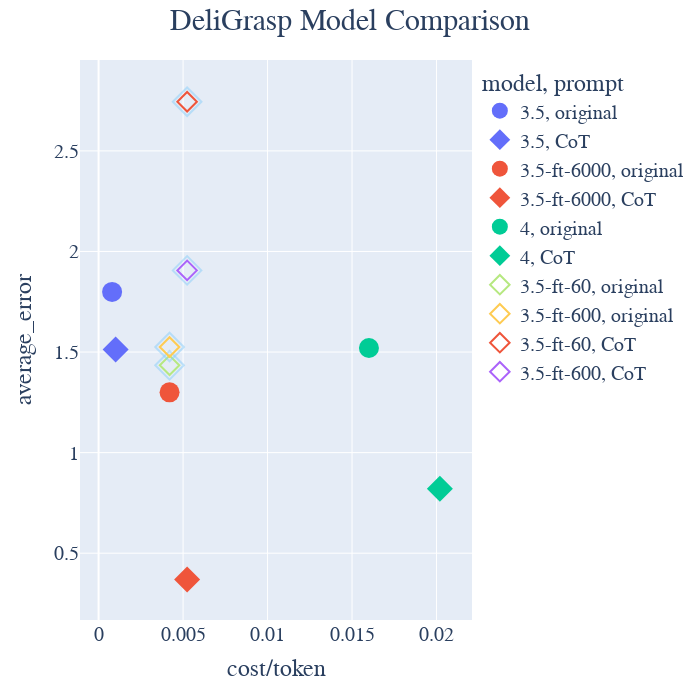

Source (notebook cell):
### Code cell
# scatter that last four points with no-fill and dashed-outline
import plotly.express as px
import plotly.graph_objects as go

# fig = px.scatter(results, x="cost/token", y="average_error", color="model", symbol="prompt", width=700, height=700)
fig = px.scatter(results[:6], x="cost/token", y="average_error", color="model", symbol="prompt", width=700, height=700)
fig.update_layout(title_text="DeliGrasp Model Comparison", title_x=0.5)
fig.update_traces(marker={'size': 20})
fig.update_layout(
    font_family="Arial",
    title_font_size=30,
    font_size=20
)
# scatter last 4 points now
for i in range(6,10):
    # make all lines the same color
    model_name = f'{results["model"].iloc[i]}, {results["prompt"].iloc[i]}'  # Get the model name
    fig.add_trace(go.Scatter(x=[results["cost/token"].iloc[i]], y=[results["average_error"].iloc[i]], mode='markers', marker=dict(color='rgba(135, 206, 250, 0.5)', size=22, symbol="diamond-open", line=dict(width=2, color='DarkSlateGrey')), showlegend=False))
    fig.add_trace(go.Scatter(x=[results["cost/token"].iloc[i]], y=[results["average_error"].iloc[i]], mode='markers', marker=dict(size=15, symbol="diamond-open", line=dict(width=2, color='DarkSlateGrey')), name=model_name))

# rename the legend for the last 4 points

    

fig.show()

### Figure 1 — Plotly figure (JSON) as saved in the notebook; plotly's stock layout.template omitted (floating-point values rounded to 4 significant figures)
{"data": [{"hovertemplate": "model=3.5<br>prompt=original<br>cost/token=%{x}<br>average_error=%{y}<extra></extra>", "legendgroup": "3.5, original", "marker": {"color": "#636efa", "size": 20, "symbol": "circle"}, "mode": "markers", "name": "3.5, original", "orientation": "v", "showlegend": true, "type": "scatter", "x": [0.0008], "xaxis": "x", "y": [1.799], "yaxis": "y"}, {"hovertemplate": "model=3.5<br>prompt=CoT<br>cost/token=%{x}<br>average_error=%{y}<extra></extra>", "legendgroup": "3.5, CoT", "marker": {"color": "#636efa", "size": 20, "symbol": "diamond"}, "mode": "markers", "name": "3.5, CoT", "orientation": "v", "showlegend": true, "type": "scatter", "x": [0.00101], "xaxis": "x", "y": [1.512], "yaxis": "y"}, {"hovertemplate": "model=3.5-ft-6000<br>prompt=original<br>cost/token=%{x}<br>average_error=%{y}<extra></extra>", "legendgroup": "3.5-ft-6000, original", "marker": {"color": "#EF553B", "size": 20, "symbol": "circle"}, "mode": "markers", "name": "3.5-ft-6000, original", "orientation": "v", "showlegend": true, "type": "scatter", "x": [0.0042], "xaxis": "x", "y": [1.3], "yaxis": "y"}, {"hovertemplate": "model=3.5-ft-6000<br>prompt=CoT<br>cost/token=%{x}<br>average_error=%{y}<extra></extra>", "legendgroup": "3.5-ft-6000, CoT", "marker": {"color": "#EF553B", "size": 20, "symbol": "diamond"}, "mode": "markers", "name": "3.5-ft-6000, CoT", "orientation": "v", "showlegend": true, "type": "scatter", "x": [0.00524], "xaxis": "x", "y": [0.3693], "yaxis": "y"}, {"hovertemplate": "model=4<br>prompt=original<br>cost/token=%{x}<br>average_error=%{y}<extra></extra>", "legendgroup": "4, original", "marker": {"color": "#00cc96", "size": 20, "symbol": "circle"}, "mode": "markers", "name": "4, original", "orientation": "v", "showlegend": true, "type": "scatter", "x": [0.016], "xaxis": "x", "y": [1.52], "yaxis": "y"}, {"hovertemplate": "model=4<br>prompt=CoT<br>cost/token=%{x}<br>average_error=%{y}<extra></extra>", "legendgroup": "4, CoT", "marker": {"color": "#00cc96", "size": 20, "symbol": "diamond"}, "mode": "markers", "name": "4, CoT", "orientation": "v", "showlegend": true, "type": "scatter", "x": [0.0202], "xaxis": "x", "y": [0.82], "yaxis": "y"}, {"marker": {"color": "rgba(135, 206, 250, 0.5)", "line": {"color": "DarkSlateGrey", "width": 2}, "size": 22, "symbol": "diamond-open"}, "mode": "markers", "showlegend": false, "type": "scatter", "x": [0.0042], "y": [1.434]}, {"marker": {"line": {"color": "DarkSlateGrey", "width": 2}, "size": 15, "symbol": "diamond-open"}, "mode": "markers", "name": "3.5-ft-60, original", "type": "scatter", "x": [0.0042], "y": [1.434]}, {"marker": {"color": "rgba(135, 206, 250, 0.5)", "line": {"color": "DarkSlateGrey", "width": 2}, "size": 22, "symbol": "diamond-open"}, "mode": "markers", "showlegend": false, "type": "scatter", "x": [0.0042], "y": [1.525]}, {"marker": {"line": {"color": "DarkSlateGrey", "width": 2}, "size": 15, "symbol": "diamond-open"}, "mode": "markers", "name": "3.5-ft-600, original", "type": "scatter", "x": [0.0042], "y": [1.525]}, {"marker": {"color": "rgba(135, 206, 250, 0.5)", "line": {"color": "DarkSlateGrey", "width": 2}, "size": 22, "symbol": "diamond-open"}, "mode": "markers", "showlegend": false, "type": "scatter", "x": [0.00524], "y": [2.744]}, {"marker": {"line": {"color": "DarkSlateGrey", "width": 2}, "size": 15, "symbol": "diamond-open"}, "mode": "markers", "name": "3.5-ft-60, CoT", "type": "scatter", "x": [0.00524], "y": [2.744]}, {"marker": {"color": "rgba(135, 206, 250, 0.5)", "line": {"color": "DarkSlateGrey", "width": 2}, "size": 22, "symbol": "diamond-open"}, "mode": "markers", "showlegend": false, "type": "scatter", "x": [0.00524], "y": [1.906]}, {"marker": {"line": {"color": "DarkSlateGrey", "width": 2}, "size": 15, "symbol": "diamond-open"}, "mode": "markers", "name": "3.5-ft-600, CoT", "type": "scatter", "x": [0.00524], "y": [1.906]}], "layout": {"font": {"family": "Arial", "size": 20}, "height": 700, "legend": {"title": {"text": "model, prompt"}, "tracegroupgap": 0}, "margin": {"t": 60}, "title": {"font": {"size": 30}, "text": "DeliGrasp Model Comparison", "x": 0.5}, "width": 700, "xaxis": {"anchor": "y", "domain": [0, 1], "title": {"text": "cost/token"}}, "yaxis": {"anchor": "x", "domain": [0, 1], "title": {"text": "average_error"}}}}
